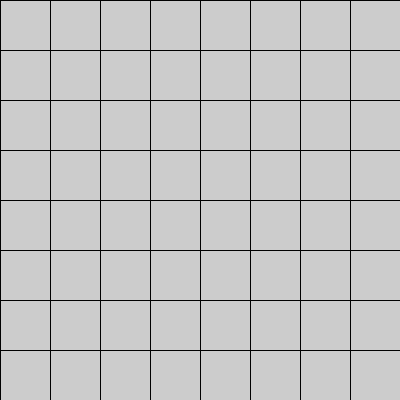
Frame 1 (no input)
Frame 60 (the mouse pressed at the canvas centre just before this capture): identical to frame 1, image omitted
Frame 120 (the mouse held since frame 60 and released just before this capture): identical to frame 1, image omitted

The Processing sketch that drew this single still picture (run headless with seeded random() and noise(); from frame 60 on, the mouse is pressed at the canvas centre):

// Processing sketch: processing_51376
// ── processing_51376.pde

 // PS1-4
 // Ryanne Hollies
 
  int y = 0;
  int x = 0;
  int spacing = 50;
  int len = 400;

void setup() {
size(400,400);
smooth();

}

void draw() {

    
  stroke(0);
  while(x <= width)  {
   line(x, y, x, y+len);
   x = x + spacing;
  }
   
   stroke(0);
   while(y <= height) {
     line(0, y, x+len, y);
     y = y + spacing;
  
  }
   

  
}
